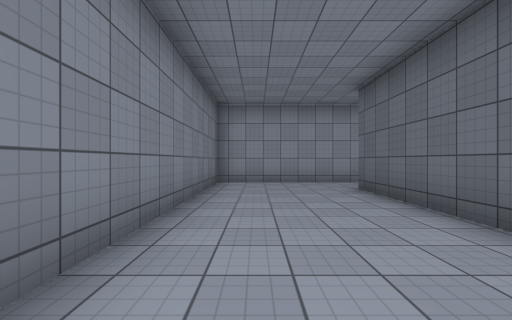
View 1 (above)

16 first-person views from a walk through a 3-D level made in the Unity game engine. The camera is 1.3 m above the floor, looks level and sees 90° across. The floor is counted in squares, 1.8 m on a side. Each view is taken from the middle of a square. On the plan, view 1 faces up. The plan holds only what a view shows up to about 9 squares ahead; the rest is blank. The place goes on beyond the plan. The player character is not drawn. Surface patterns are stand-ins for the level's own textures.

View 2
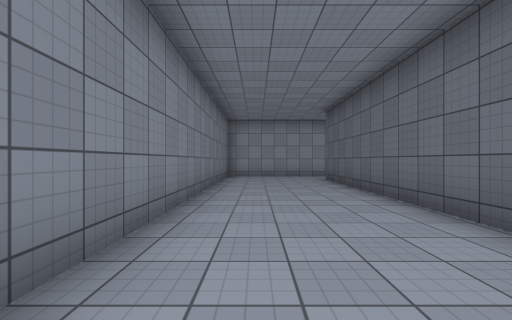

View 3
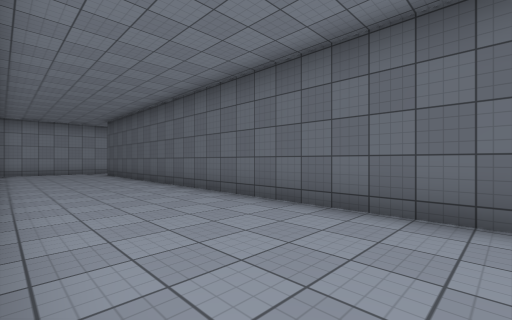

View 4
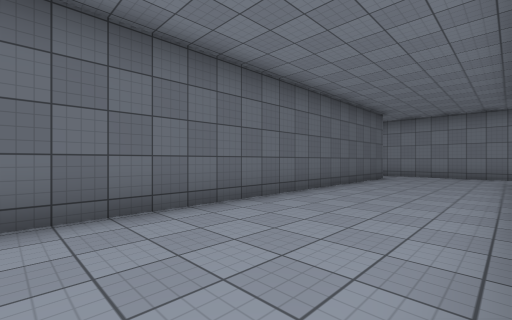

View 5
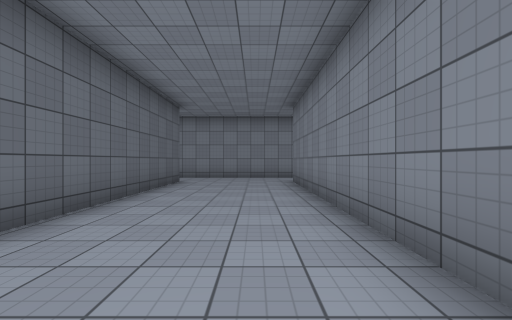

View 6
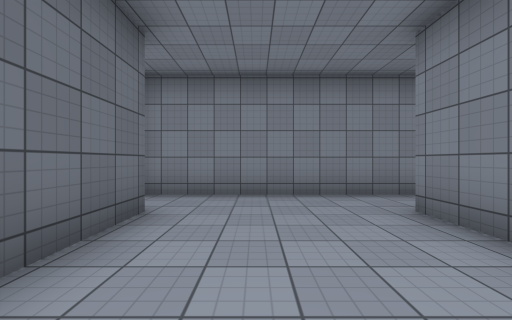

View 7
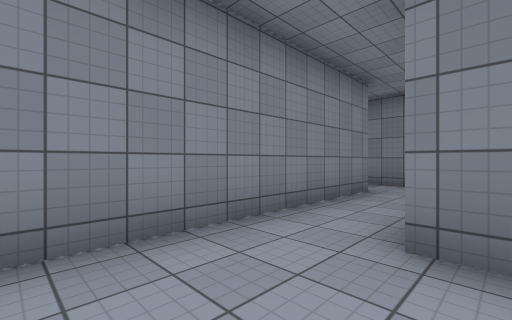

View 8
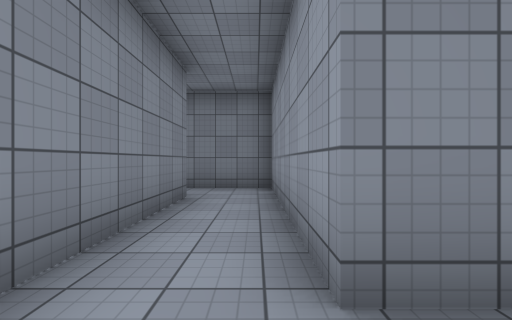

View 9
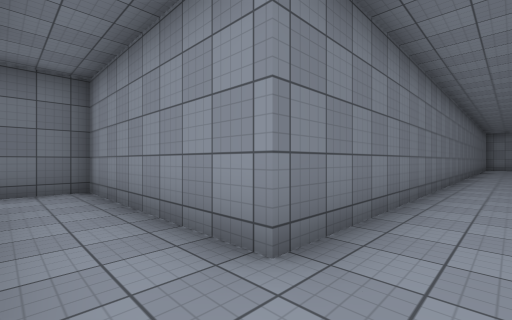

View 10
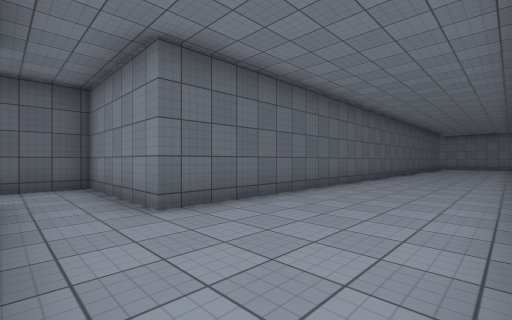

View 11
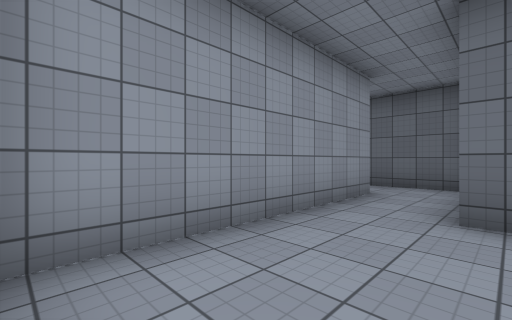

View 12
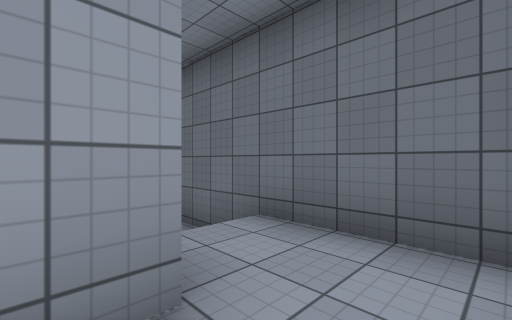

View 13
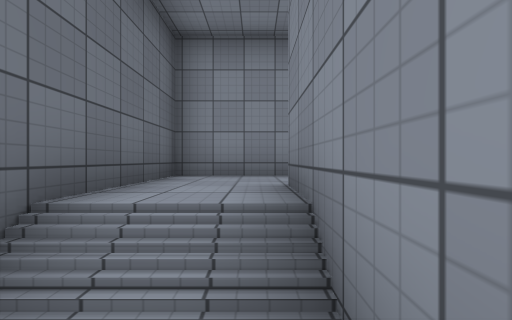

View 14
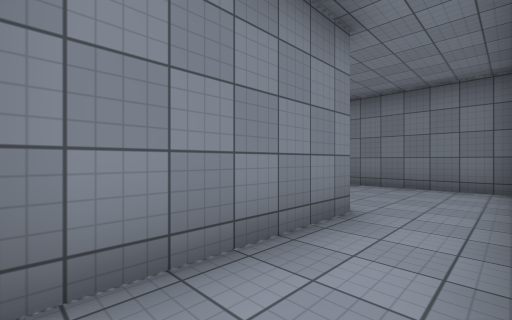

View 15
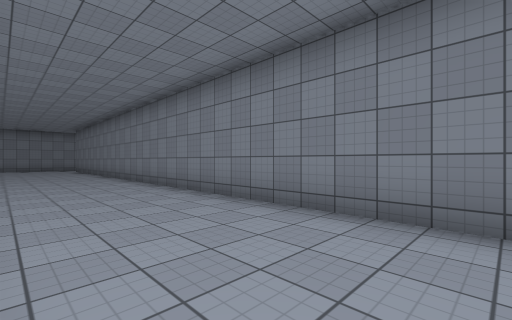

View 16
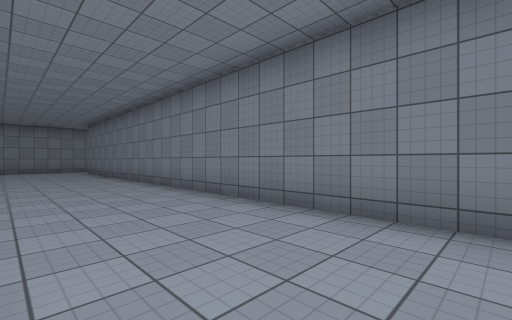

### Floor plan
Key: @ floor where view 1 was taken; # wall or solid block; . main floor; - floor 0.75 m lower than the main floor; / step, stairs or slope.
Columns run from 7 left of view 1 to 7 right of it. Each row starts with its distance up from view 1.
 11            #--#
 10            #//#
  9      #######..#
  8      #........#
  7      #........#
  6      #....#####
  5      #....#
  4      #....#
  3      #....#
  2      #....#
  1      #....#
  0      #.@..#
 -1      #....#
 -2      #....#
 -3      #....#
 -4      #....#
 -5      #....#
 -6      #....#
 -7      #....#
 -8      #....#
 -9      #....#
-10      #....#
-11      #....#
-12      #....#
-13 ######....#
-14 #..........
-15 #..........#
-16 #.##########

Where each view was taken, in squares from view 1:
view 1: 0 up, 0 right, facing up
view 2: 3 down, 0 right, facing up
view 3: 7 down, 1 left, facing up-right
view 4: 3 down, 1 left, facing down-right
view 5: 5 down, 0 right, facing down
view 6: 10 down, 1 right, facing down
view 7: 13 down, 1 right, facing down-left
view 8: 14 down, 0 right, facing left
view 9: 15 down, 0 right, facing up-left
view 10: 8 up, 1 left, facing down-right
view 11: 6 up, 1 left, facing up-right
view 12: 7 up, 4 right, facing up-right
view 13: 11 up, 5 right, facing down
view 14: 8 up, 6 right, facing down-left
view 15: 5 up, 2 right, facing down-left
view 16: 2 up, 2 right, facing down-left
